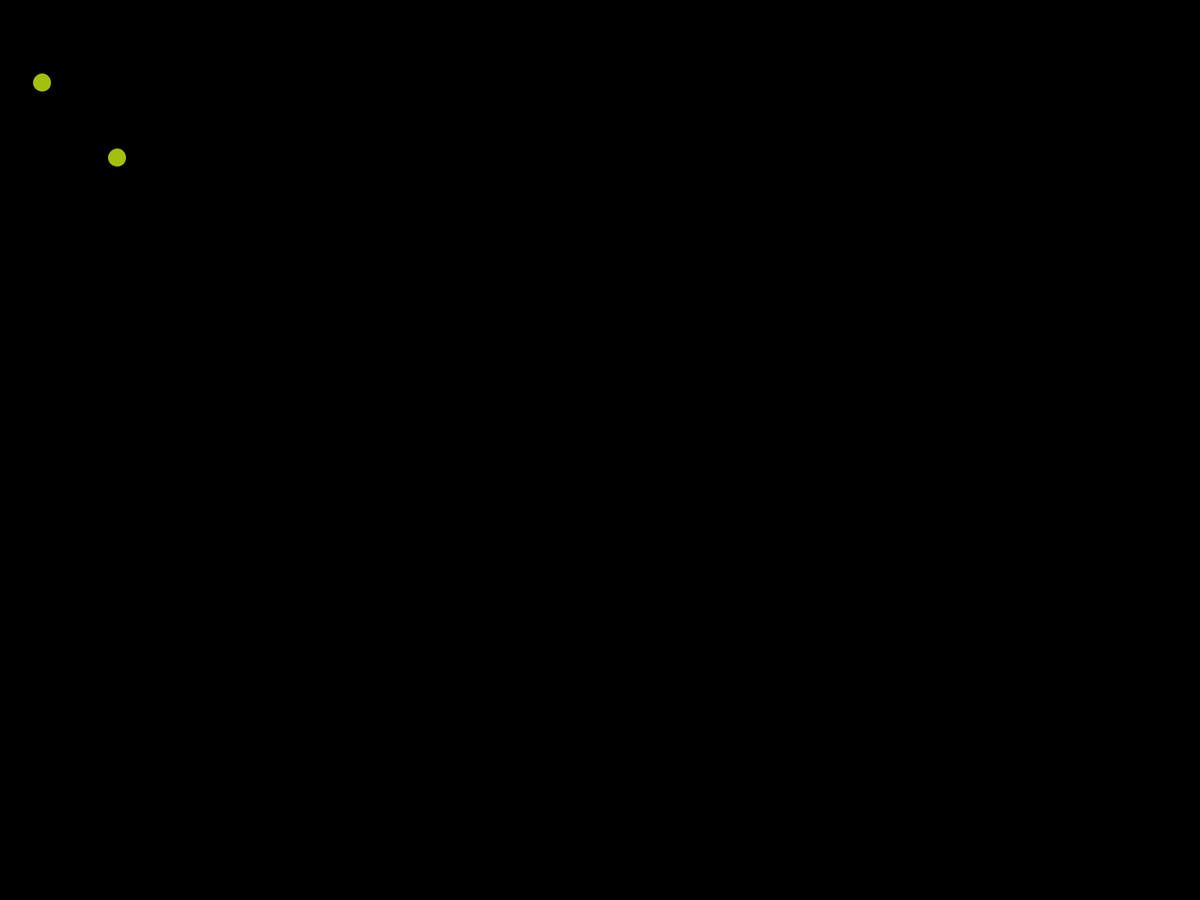
Frame 1 (no input)
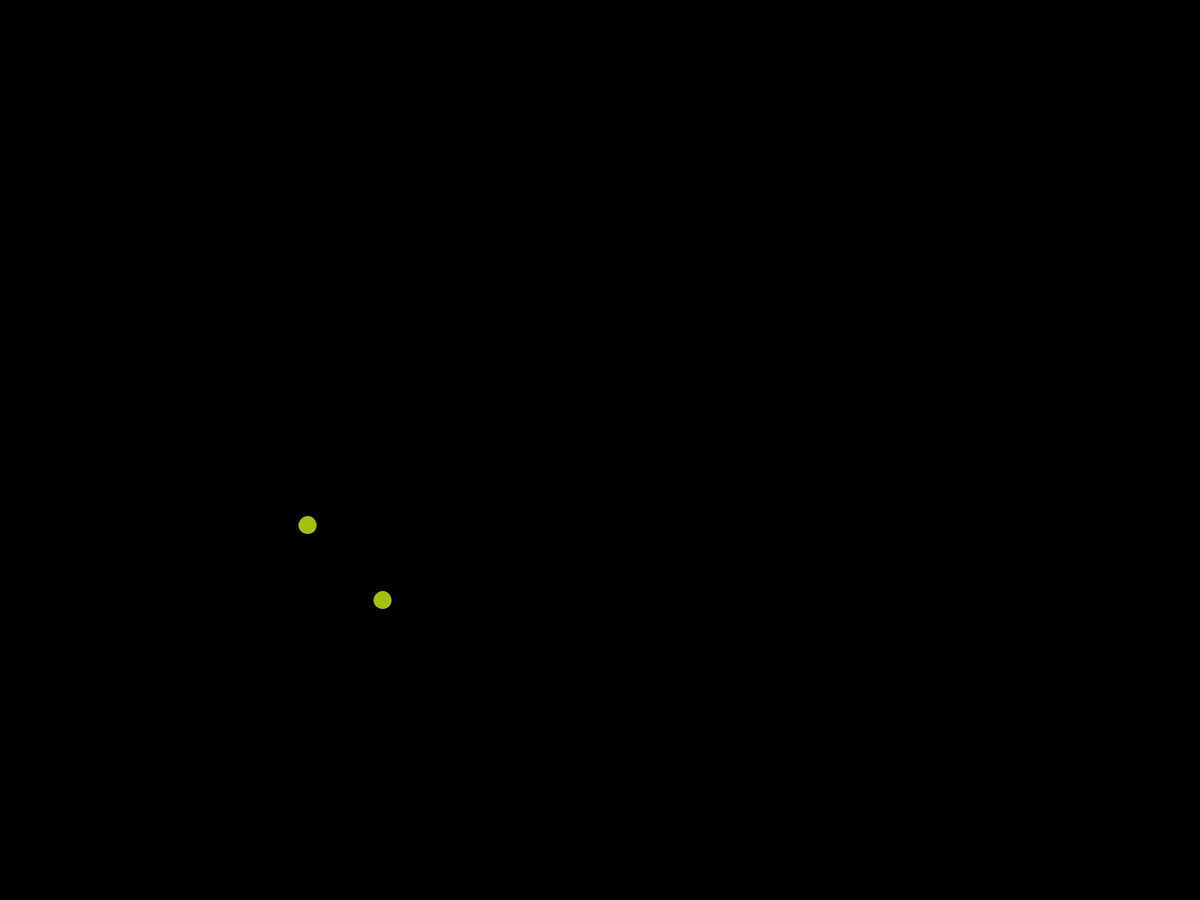
Frame 60 (the mouse pressed at the canvas centre just before this capture)
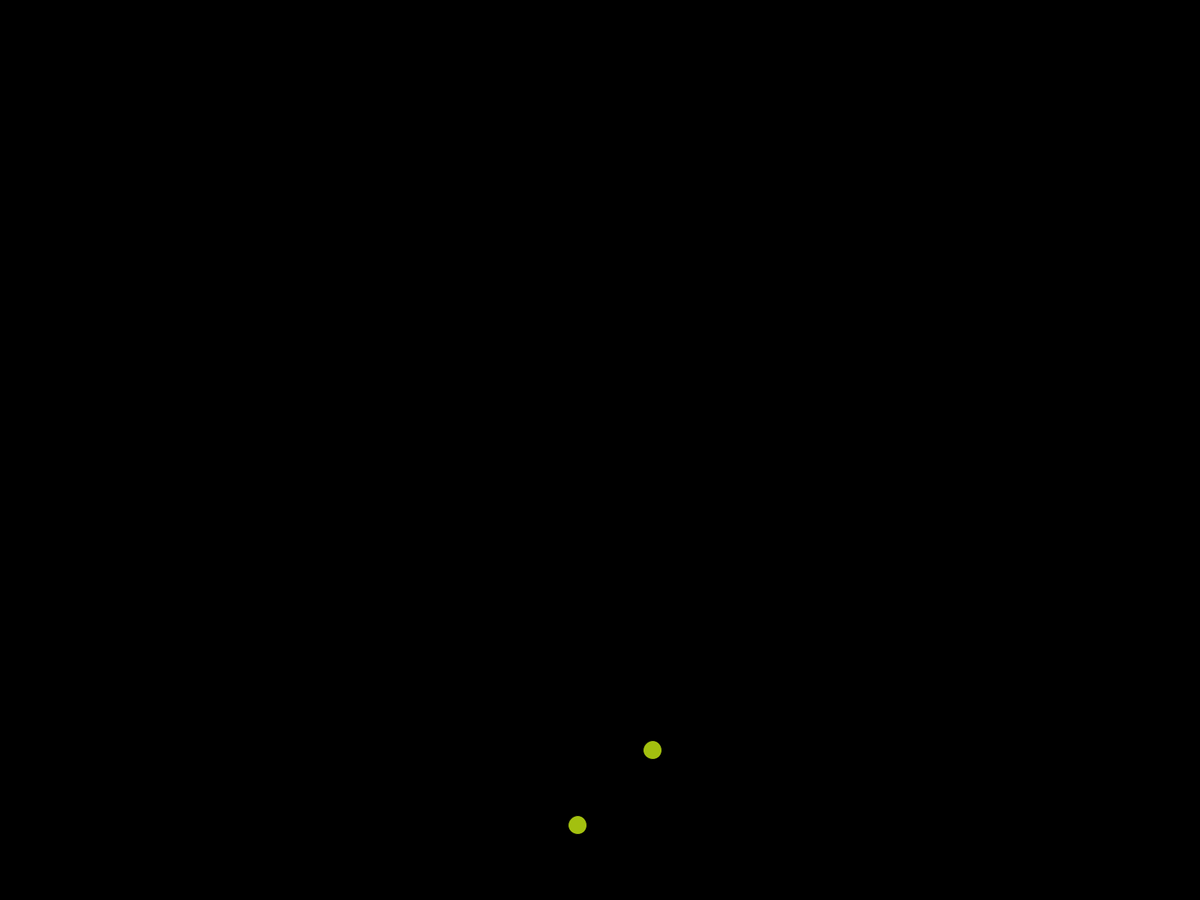
Frame 120 (the mouse held since frame 60 and released just before this capture)

The Processing sketch that drew these frames (run headless with seeded random() and noise(); from frame 60 on, the mouse is pressed at the canvas centre):

// Processing sketch: Class
// ── Class.pde

Ball myBall = new Ball(50, 100, color(163,192,15));
Ball yourBall = new Ball(150, 200, color(163,192,15));

void setup() {
//  size (200, 200);
fullScreen();
print("Screen Dimensions" + "\n My width is " + displayWidth + "\n My height is " + displayHeight);

}

void draw () {
  background (0); //Black on a GreyScale
  
  myBall.EdgeDetection ();
  myBall.ClassDraw ();
  
  yourBall.EdgeDetection ();
  yourBall.ClassDraw ();
} //End of DRAW Loop
// ── Ball.pde

class Ball {
  float radius;
  float x;
  float y;
  color c;
  float xSpeed;
  float ySpeed;
  
  Ball (float x, float y, color myColor){
    this.x = x;
    this.y = y;
    c = myColor;
    xSpeed=6.0;
    ySpeed=10.0;
    radius = 25;
    
  } //End of Constructor
  
  void EdgeDetection () {
      //Ensureing Ball does not leave the screen
    if(x+xSpeed < 0 || x+xSpeed > width) {
      xSpeed *= -1;
    }
    if(y+ySpeed < 0 || y+ySpeed > height) {
      ySpeed *= -1;
    }
  
    x += xSpeed;
    y += ySpeed;
  }
  
  void ClassDraw () {
    fill(c); //Fills the Ball with color
    ellipse(x, y, radius, radius); //Shape for myBall
  }
  
} //End of Class Ball
